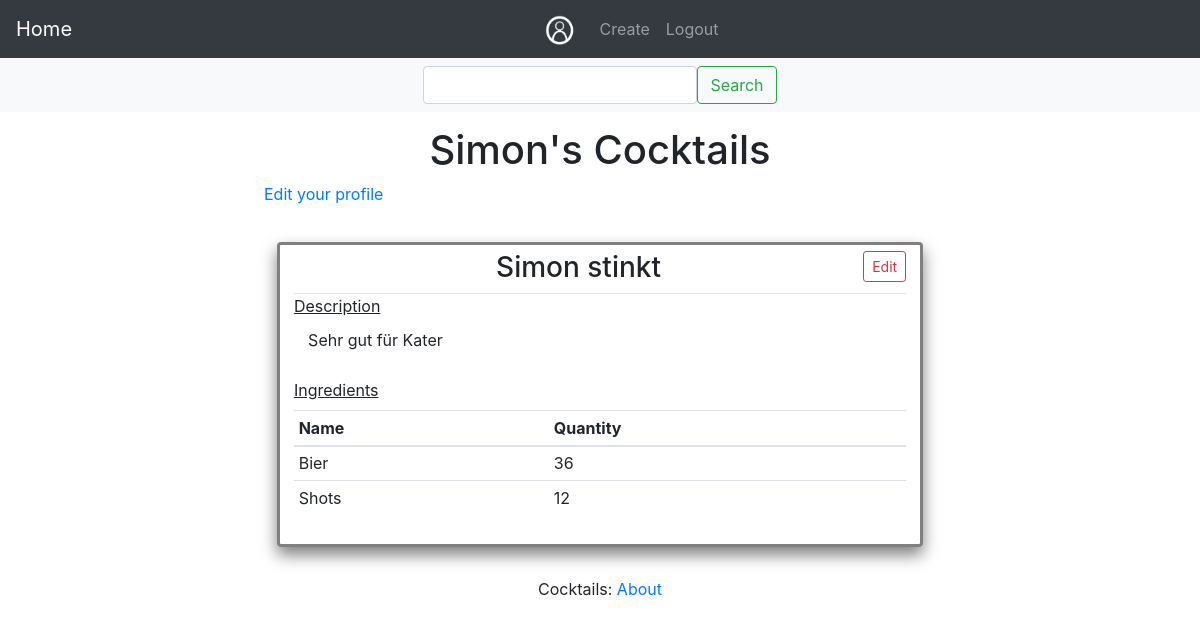
/user/Simon (signed in), run on the app's committed database.
### app/models.py (models this page shows, shortened)
class User(UserMixin, db.Model):
    id = db.Column(db.Integer, primary_key=True)
    username = db.Column(db.String(64), index=True, unique=True)
    email = db.Column(db.String(120), index=True, unique=True)
    password_hash = db.Column(db.String(128))
    cocktails = db.relationship('Cocktail', backref='author', lazy='dynamic')

class Cocktail(db.Model):
    __tablename__ = 'cocktail'
    __searchable__ = ['name']
    key = db.Column(Integer, primary_key=True)
    name = db.Column(String(100), index=True, unique=True)
    desc = db.Column(String(400), index=True)
    timestamp = db.Column(db.DateTime, index=True, default=datetime.utcnow)
    picture = db.Column(String(64), index=True, unique=True, default=None)
    ingredients = db.relationship('Ingredient', backref='parent', lazy='dynamic')
    user_id = db.Column(db.Integer, db.ForeignKey('user.id'))
    " A was_published_recently function would be nice"

class Ingredient(db.Model):
    __tablename__ = "ingredient"
    key = db.Column(Integer, primary_key=True)
    cocktail_key = db.Column(Integer, ForeignKey('cocktail.key'))
    name = db.Column(String, index=True)
    quantity = db.Column(String, index=True)

### app/main/routes.py (the view)
@bp.route('/user/<username>', methods=['GET', 'POST'])
@login_required
def user(username):
    page = request.args.get('page', 1, type=int)
    user = User.query.filter_by(username=username).first_or_404()
    cocktails = Cocktail.query.filter_by(user_id=current_user.id).order_by(Cocktail.timestamp.desc()).paginate(
        page, current_app.config['POSTS_PER_PAGE'], False)
    ing_dict = {}
    for ct in cocktails.items:
        ings = ct.ingredients
        ing_dict[ct.name] = ings
    next_url = url_for('main.index', page=cocktails.next_num) \
        if cocktails.has_next else None
    prev_url = url_for('main.index', page=cocktails.prev_num) \
        if cocktails.has_prev else None
    return render_template('main/profile.html', user=user, cocktails=cocktails.items, ingredients=ing_dict, title='Profile',
                           next_url=next_url, prev_url=prev_url)

### app/main/forms.py
class SearchForm(FlaskForm):
    term = StringField('Search', validators=[DataRequired()])
    filter = SelectField(u'Cocktail', choices=[('Cocktail', 'Cocktail'), ('Ingredient', 'Ingredient')])
    submit = SubmitField('Search')

### app/main/routes.py (called while the page is built)
@bp.before_app_request
def before_request():
    g.search_form = SearchForm()
    if request.endpoint == 'main.search':
        g.search_form = SearchForm(term=request.args.get('term'), filter=request.args.get('filter'))

### app/models.py (called while the page is built)
@login.user_loader
def load_user(id):
    return User.query.get(int(id))

### app/templates/main/profile.html (shortened to what this page needs)
{% extends "base.html" %}
{% block header %} {{ user.username }}'s Cocktails {% endblock %}
{% block second_nav %}
{% include 'main/__search_nav.html' %}
{% endblock %}
{% block content %}
    <p><a href="{{ url_for('main.edit_profile') }}">Edit your profile</a></p>
    <div id="cocktailList" class="">
    {% for cocktail in cocktails %}
        {% include 'main/__cocktail_card.html' %}
    {% endfor %}
    </div>
{% endblock %}

### app/templates/main/__cocktail_card.html (shortened to what this page needs)
<article class="cocktail">
            {% if cocktail.user_id == current_user.id %}
                <a href={{ url_for('main.cocktail', name=cocktail.name) }} type="button" class="btn btn-outline-danger btn-sm edit_btn">Edit</a>
            {% endif %}
            <h3>{{ cocktail.name }}</h3>
            <hr>
            <label><u>Description</u></label>
            <article>{{ cocktail.desc }}</article><br>
            <label><u>Ingredients</u></label><br>
            <table class=" table table-hover table-sm ingredients">
            <thead>
            <tr>
                <th scope="col">Name</th>
                <th scope="col"> Quantity</th>
            </tr>
            </thead>
                <tbody>
                {% for ing in ingredients[cocktail.name] %}
                    <tr>
                    <td {% if loop.index  != 0 %} scope="row" {% endif %}>{{ ing.name }}</td>
                    <td>{{ ing.quantity }}</td>
                    </tr>
                {% endfor %}
                </tbody>
            </table>
</article>

### app/static/css/style.css (style rules this page uses)
#cocktailList { align-content: center; max-width: 1000px; margin: auto; }
.cocktail { margin: 2%; margin-top: 3%; padding: 2%; padding-top: 1%; border: gray; border-style: solid; border-width: medium; border-radius: 4px; background-color: rgba(255, 255, 255, 0.9); box-shadow: 0 8px 16px 0 rgba(0,0,0,0.5); transition: 0.3s; }
.cocktail h3 { text-align: center; }
.cocktail article { margin-left: 2%; padding: 2px; background-color: white ; }
hr { margin: auto; }
.edit_btn { float: right; }

### data on the page
User: username "Simon"
Cocktail: name "Simon stinkt", desc "Sehr gut für Kater"
Ingredient: name "Bier", quantity "36"
Ingredient: name "Shots", quantity "12"
